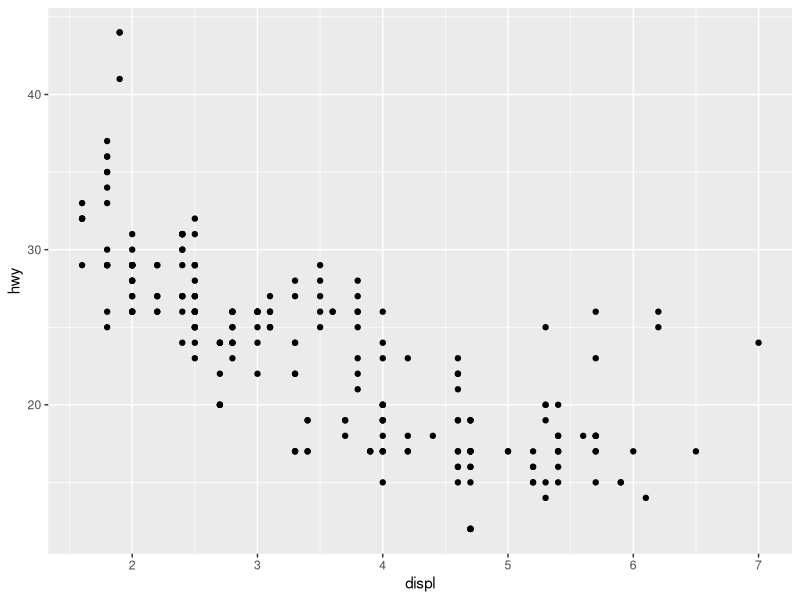
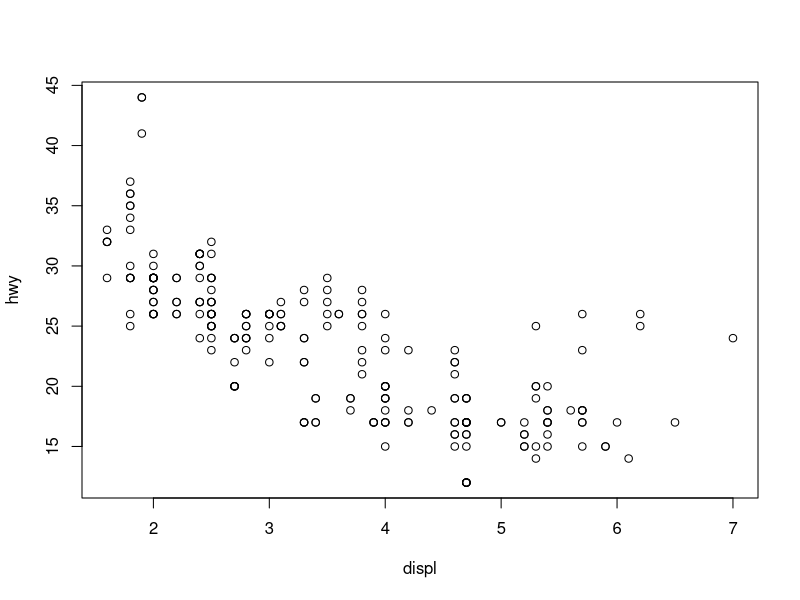
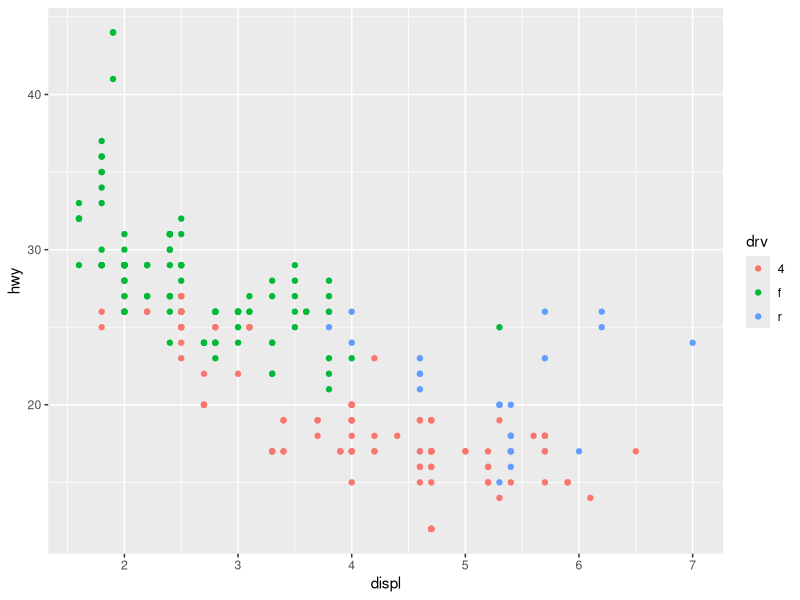

Recreate these plots in R, in order.
## Example: ggplot2 ##

library(ggplot2)
str(mpg)

### qplot ###
qplot(displ,hwy,data = mpg)

with(mpg,plot(displ,hwy))
# color
qplot(displ,hwy,data = mpg,color=drv)
